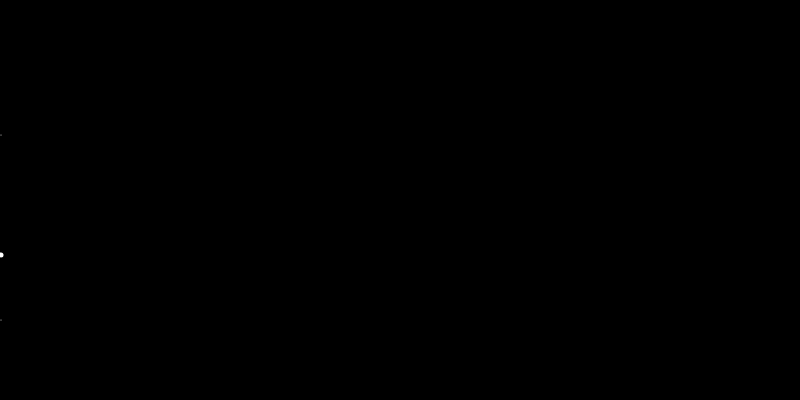
Frame 1 (no input)
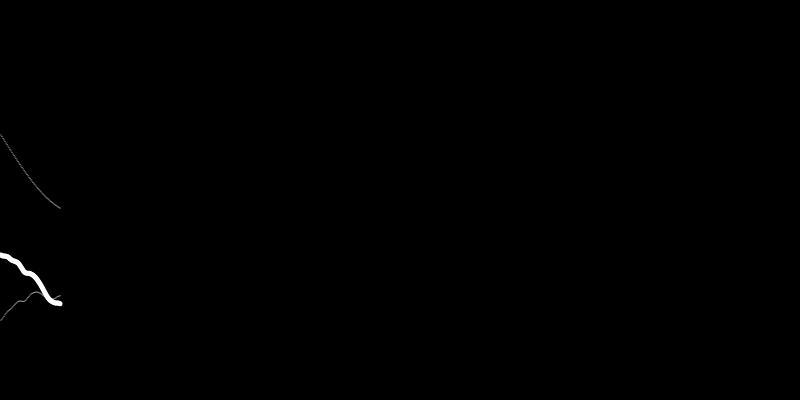
Frame 60 (no input)
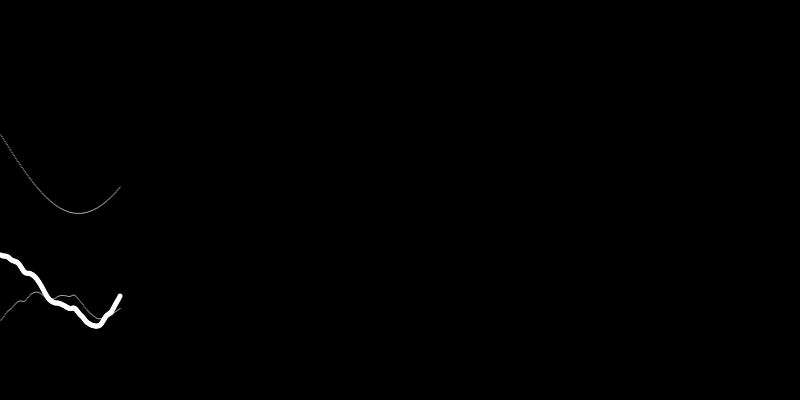
Frame 120 (the mouse pressed at the canvas centre since frame 60)

The p5.js sketch that drew these frames (run headless with seeded random() and noise() and a simulated clock; from frame 60 on, the mouse is pressed at the canvas centre):

// p5.js sketch
// ── sketch.js
function setup() {
  createCanvas(800, 400);
  background(0);

  noStroke();
  fill(255);
}

function draw() {

  let freq = frameCount * 0.02;
  let amp = 80;
  let sinValue = sin(freq) * amp; // sine
  let noiseValue = noise(freq) * amp; // noise

  let x = frameCount % width;
  let ySine = height * 1 / 3 + sinValue;
  let yNoise = height * 2 / 3 + noiseValue;
  let ySineAndNoise = height / 2 + sinValue + noiseValue;

  // sine
  circle(x, ySine, 1);

  // noise
  circle(x, yNoise, 1);

  // sine + noise: Additive Waves
  circle(x, ySineAndNoise, 5);
}
